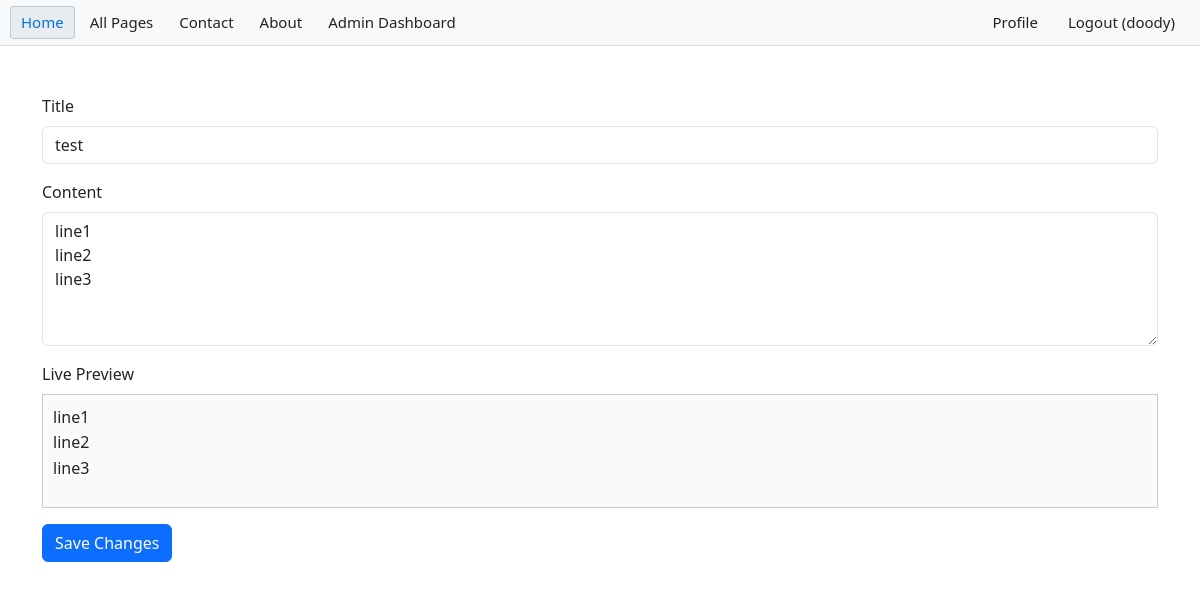
The app's page /suggest_page_edit/test (signed in) with its own data.
### app/models.py (models this page shows, shortened)
class User(db.Model, UserMixin):
    id = db.Column(db.Integer, primary_key=True)
    username = db.Column(db.String(150), unique=True, nullable=False)
    email = db.Column(db.String(150), unique=True, nullable=False)
    password = db.Column(db.String(200), nullable=False)
    is_admin = db.Column(db.Boolean, default=False)

class Page(db.Model):
    id = db.Column(db.Integer, primary_key=True)
    title = db.Column(db.String(200), nullable=False)
    content = db.Column(db.Text, nullable=False)
    slug = db.Column(db.String(200), unique=True, nullable=False)
    created_at = db.Column(db.DateTime, server_default=db.func.now())
    updated_at = db.Column(db.DateTime, server_default=db.func.now(), onupdate=db.func.now())
    author_id = db.Column(db.Integer, db.ForeignKey('user.id'), nullable=False)
    author = db.relationship('User', backref=db.backref('pages', lazy=True))

### app/routes/user.py (the view, shortened to what this page needs)
@login_required
@bp.route('/suggest_page_edit/<slug>', methods=['GET', 'POST'])
def suggest_page_edit(slug):
    from app.models import Page, Suggestion
    from app.forms import NewPageForm
    from app import db
    page = Page.query.filter_by(slug=slug).first_or_404()
    form = NewPageForm(obj=page)
    if not current_user.is_authenticated:
        flash('You must be logged in to suggest edits.', 'error')
        return redirect(url_for('user.view_page', slug=slug))
    return render_template('suggest_page_edit.html', form=form, page=page)

### app/forms.py
class NewPageForm(FlaskForm):
    title = StringField('Title', validators=[DataRequired(), Length(max=200)])
    content = TextAreaField('Markdown Content', validators=[DataRequired()])
    submit = SubmitField('Create Page')

### app/__init__.py (called while the page is built)
def create_app():
    app = Flask(__name__)
    app.config.from_object('config.Config')
    csrf = CSRFProtect(app)
    db.init_app(app)
    login_manager.init_app(app)
    migrate.init_app(app, db)
    cache.init_app(app)
    app.config['CACHE_TYPE'] = 'simple'
    from app import models  # Import models to register them with SQLAlchemy
    @login_manager.user_loader
    def load_user(user_id):
        from app.models import User
        return User.query.get(int(user_id))
    load_user.__name__ = 'load_user'
    from app.routes import register_blueprints
    register_blueprints(app)
    return app

### app/templates/suggest_page_edit.html (shortened to what this page needs)
{% extends "base.html" %}
{% block content %}
<div class="container mt-5">
    <form method="POST" action="{{ url_for('user.suggest_page_edit', slug=page.slug) }}">
        <div class="mb-3">
            <label for="title" class="form-label">Title</label>
            {{ form.title(class="form-control", placeholder="Enter page title", value=page.title) }}
        </div>
        <div class="mb-3">
            <label for="content" class="form-label">Content</label>
            {{ form.content(class="form-control", id="markdown-input", rows=5, placeholder="Enter page content") }}
        </div>
        <div class="mb-3">
            <label class="form-label">Live Preview</label>
            <div id="markdown-preview" style="border:1px solid #ccc; padding:10px; min-height:100px; background:#fafafa; line-height: 1.6;"></div>
        </div>
        <button type="submit" class="btn btn-primary">Save Changes</button>
    </form>
</div>
{% endblock %}

### app/templates/base.html (shortened to what this page needs)
<!DOCTYPE html>
<html lang="en">
<head>
    <link href="https://cdn.jsdelivr.net/npm/bootstrap@5.3.2/dist/css/bootstrap.min.css" rel="stylesheet">
</head>
<body>
    <div class="topnav">
        <a class="active" href="{{ url_for('user.home') }}">Home</a>
        <a href="{{ url_for('user.all_pages')}}">All Pages</a>
        <a href="#">Contact</a>
        <a href="#">About</a>
        {% if current_user.is_authenticated %}
            {% if current_user.is_admin %}
                <a href="{{ url_for('admin.dashboard') }}">Admin Dashboard</a>
            {% endif %}
            <a href="{{ url_for('auth.logout') }}" class="right">Logout ({{ current_user.username }})</a>
            <a href="{{ url_for('user.profile', username=current_user.username) }}" class="right">Profile</a>
        {% else %}
            <a href="{{ url_for('auth.login') }}" class="right">Login</a>
            <a href="{{ url_for('auth.register') }}" class="right">Register</a>
        {% endif %}
    </div>
    {% block content %}{% endblock %}
</body>
</html>

### app/templates/base.html (style rules this page uses)
.topnav { background-color: #f8f9fa; border-bottom: 1px solid #ddd; overflow: hidden; padding: 0 10px; font-family: 'Segoe UI', Tahoma, Geneva, Verdana, sans-serif; }
.topnav a { float: left; color: #222; background: none; border: 1px solid transparent; margin: 6px 4px 6px 0; padding: 4px 10px; text-align: center; text-decoration: none; font-size: 15px; border-radius: 3px; }
.topnav a:hover, .topnav a.active { background-color: #e9ecef; border: 1px solid #bfc8d1; color: #0074d9; }
.topnav .right { float: right; margin-left: 4px; }

### records on screen
User: username "doody"
Page: title "test", content "line1 line2 line3"
